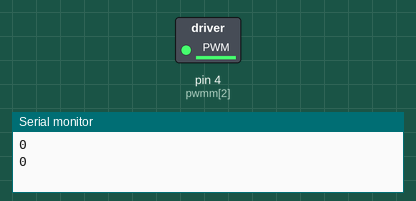
The sketch below on a simulated Arduino Mega 2560, built with avr-gcc and run on an emulated ATmega2560. Parts: switched loads named in the sketch (green lamp = pin HIGH), the last lines printed to the serial monitor.

Above: at 2.1 s.
At 75.3 s:
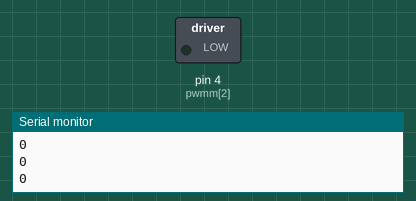
Timing chart, 0 to 118.9 s (numbered marks = the images above):
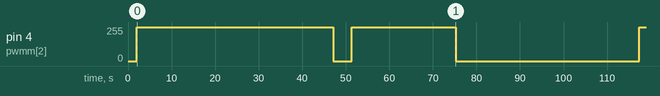

Measured:
- by itself, pin 4 (pwmm[2]): goes 254/255 45.1 s, 0/255 4.3 s, 254/255 23.9 s, 0/255 42.2 s, then 254/255

The sketch:

B_Cek-ArahMotorRPM.ino
```cpp
/*__________________________UNTUK MELAKUKAN PUTARAN ARAH PADA MOTOR TINGGAL DIATUR PADA in1[m] dan in2[m], (PADA VOID SETUP)*/

const int enca[] = {9,11,26};             //Encoder A
const int encb[] = {10,12,27};            //Encoder B
const int pwmm[] = {2,3,4};               //PWM Motor
const int in1[] = {23,21,14};             //Input B Driver Motor
const int in2[] = {22,20,15};             //Input A Driver Motor
float eprev, eintg;
unsigned long milseb = 0, milseb1;
int pos = 1, pwr, target = 40, dir, posseb = 0;
float  c_rpm=0;
#define m 2                          // Pilih Urutan Motor
volatile int posi[] = {0,0,0};
template <int j>
void readEncoder(){
  int b = digitalRead(encb[j]);
  if(b > 0){
    posi[j]++;

  }
  else{
    posi[j]--;

  }

}


void setup() {
  // put your setup code here, to run once:


    Serial.begin(9600);
    delay(2000);
    //-----KONDISI HIGH DAN LOW DIBALIK UNTUK MEMUTAR ARAH!!!
    digitalWrite(in1[m],0);       // jika target positiv in1 = 1 || neg = 0
    digitalWrite(in2[m], 1);      // jika target positiv in1 = 0 || neg = 1
   // digitalWrite(pwm[m], HIGH);
    for(int k = 0; k < 3; k++){
    pinMode(enca[k],INPUT_PULLUP);
    pinMode(encb[k],INPUT_PULLUP);
  }
  attachInterrupt(digitalPinToInterrupt(enca[m]),readEncoder<m>,RISING);
 // digitalWrite(pwm[m], HIGH);

}

void loop() {


  unsigned long mil;
  mil = millis();
  if(mil - milseb >= 100){
      pos = posi[m] - posseb;
      Serial.println(posi[m]);
        c_rpm = ((pos *10 * 60)/134.0) ;

      posseb = posi[m];
      milseb = mil;
    }
    PID(c_rpm);
  //  PID(pos);
//Serial.println(c_rpm);
}


void PID(int inp){
  long op = millis();
  float DelT = ((float) (op - milseb1)) / (1000);
  milseb1 = op;
  float kp = 0.02, kd=0.1, ki=0.02;


    int e = target - inp;
 //   if (e <= 0) e=0;
    float dedt = (e-eprev);
    eintg = eintg + e ;

    float u = kp*e + kd*dedt + ki*eintg;
    eprev = e;

    pwr = (int) abs(u);
    if (pwr <=0 ) pwr = 0;
    if (pwr >= 255) pwr = 254;

//  Serial.print(target);
//  Serial.print(" ");
//  Serial.print(c_rpm);
//  Serial.print(" ");
//  Serial.print(e);
//  Serial.print(" ");
//  Serial.print(dedt);
//  Serial.print(" ");
// // Serial.print(eintg);
// // Serial.print(" ");
//  Serial.println(pwr);
  analogWrite(pwmm[m], pwr);

  //return pwr;
  }
```
